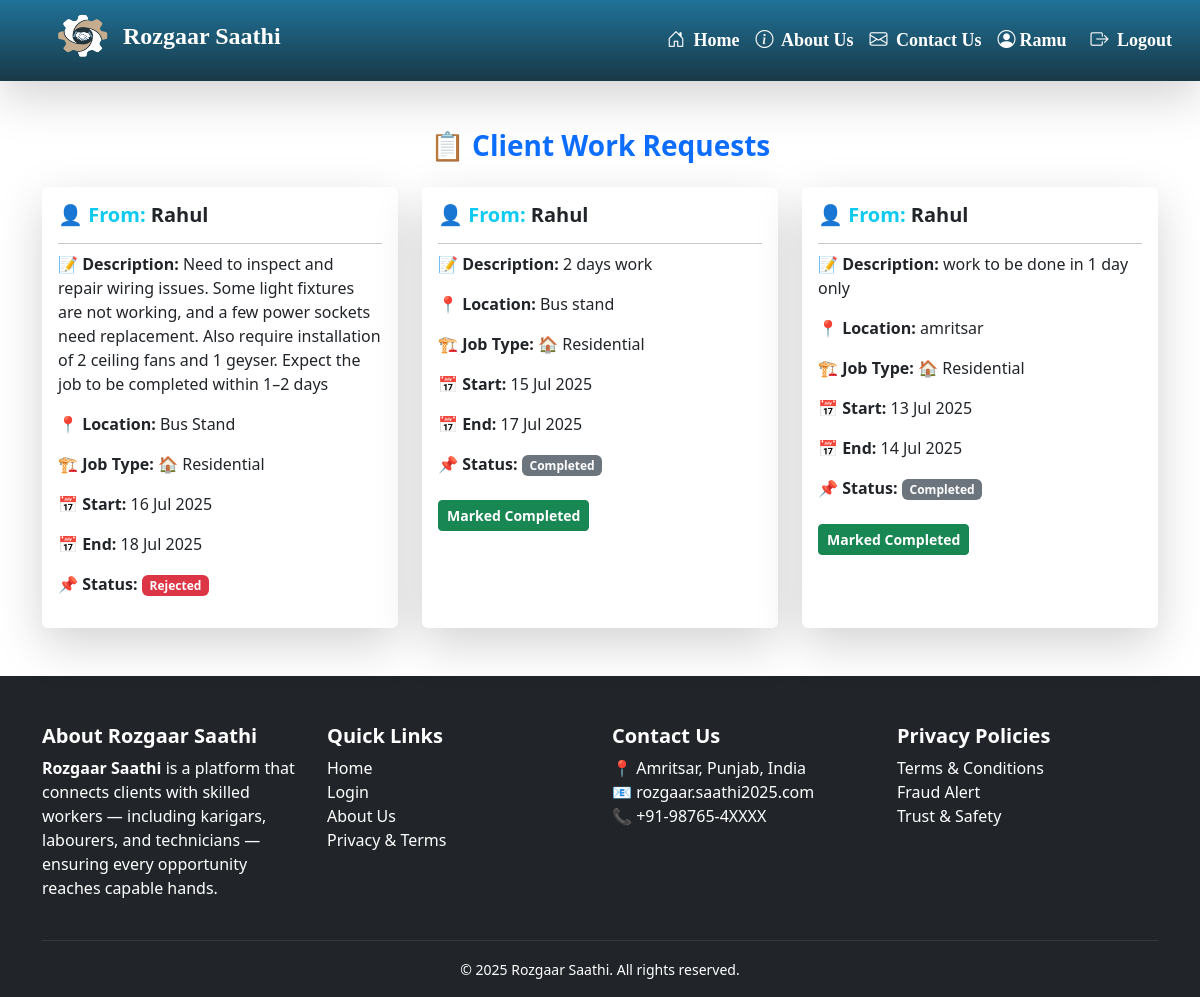
The page /hunarbaaz/requests/ (signed in) on the database its author committed.
### client/models.py (models this page shows, shortened)
class PostRequest(models.Model):
    client = models.ForeignKey(User, on_delete=models.CASCADE, related_name='sent_requests')
    hunarbaaz = models.ForeignKey('hunarbaaz.Hunarbaaz', on_delete=models.CASCADE, related_name='received_requests')
    job_description = models.TextField()
    location = models.CharField(max_length=100)
    start_date = models.DateField(help_text="Start date of the job",null=False,blank=True)
    end_date = models.DateField(help_text="Expected completion date",null=False,blank=True)
    JOB_TYPE_CHOICES = [
        ('residential', 'Residential'),
        ('commercial', 'Commercial'),
    ]
    job_type = models.CharField(max_length=20,choices=JOB_TYPE_CHOICES,default='residential',help_text="Type of job location")
    working_hours = models.PositiveIntegerField(
        null=True,
        blank=True,
        help_text="Estimated total working hours for this job"
    )
    is_accepted = models.BooleanField(null=True, blank=True)  # None = Pending, True = Accepted, False = Rejected
    is_completed = models.BooleanField(default=False)
    is_cancelled = models.BooleanField(default=False, help_text="Whether the client has cancelled the request")
    created_at = models.DateTimeField(auto_now_add=True)
    rating = models.IntegerField(
    validators=[MinValueValidator(1), MaxValueValidator(5)],
    null=True,
    blank=True,
    help_text="Client rating after completion (1 to 5)"
)
    review = models.TextField(null=True, blank=True, help_text="Optional client feedback")

### hunarbaaz/views.py (the view)
# urls.py: path('requests/', views.view_requests, name='view_requests'),
@login_required
def view_requests(request):
    try:
        profile = Hunarbaaz.objects.get(user=request.user)
    except Hunarbaaz.DoesNotExist:
        return redirect('hunarbaaz:edit_profile')
    requests = PostRequest.objects.filter(
        hunarbaaz=profile,
        is_cancelled=False  # This line excludes cancelled ones
    ).order_by('-created_at')
    return render(request, 'hunarbaaz/view_requests.html', {
        'client_requests': requests
    })

### hunarbaaz/templates/hunarbaaz/view_requests.html (shortened to what this page needs)
{% extends 'base/base.html' %}
{% block content %}
  <div class="container mt-5 mb-5">
    <h3 class="mb-4 text-center text-primary fw-bold">📋 Client Work Requests</h3>
    {% if client_requests %}
      <div class="row g-4">
        {% for req in client_requests %}
          <div class="col-md-4">
            <div class="card shadow-lg border-0 h-100">
              <div class="card-body">
                <h5 class="card-title text-info fw-semibold">👤 From: <span class="text-dark">{{ req.client.username }}</span></h5>
                <hr class="mb-2" />
                <p>
                  <strong>📝 Description:</strong> {{ req.job_description }}
                </p>
                <p>
                  <strong>📍 Location:</strong> {{ req.location }}
                </p>
                <p>
                  <strong>🏗️ Job Type:</strong>
                  {% if req.job_type == 'residential' %}
                    🏠 Residential
                  {% elif req.job_type == 'commercial' %}
                    🏢 Commercial
                  {% else %}
                    -
                  {% endif %}
                </p>
                <p>
                  <strong>📅 Start:</strong> {{ req.start_date|date:'d M Y' }}
                </p>
                <p>
                  <strong>📅 End:</strong> {{ req.end_date|date:'d M Y' }}
                </p>
                <p>
                  <strong>📌 Status:</strong>
                  {% if req.is_cancelled %}
                    <span class="badge bg-danger">Cancelled</span>
                  {% elif req.is_completed %}
                    <span class="badge bg-secondary">Completed</span>
                  {% elif req.is_accepted == True %}
                    <span class="badge bg-success">Accepted</span>
                  {% elif req.is_accepted == False %}
                    <span class="badge bg-danger">Rejected</span>
                  {% else %}
                    <span class="badge bg-warning text-dark">Pending</span>
                  {% endif %}
                </p>
                <div class="mt-3">
                  {% if req.is_accepted and not req.is_completed and not req.is_cancelled %}
                    <a href="{% url 'hunarbaaz:mark_completed' req.id %}" class="btn btn-success btn-sm mt-2">Mark as Completed</a>
                  {% elif req.is_completed %}
                    <span class="btn btn-success fw-bold btn-sm mt-2" disabled>Marked Completed</span>
                  {% endif %}
                </div>
              </div>
            </div>
          </div>
        {% endfor %}
      </div>
    {% else %}
      <div class="alert alert-info text-center mt-4">No work requests received yet.</div>
    {% endif %}
  </div>
{% endblock %}

### base/templates/base/base.html (shortened to what this page needs)
{% load static %}
<!DOCTYPE html>
<html lang="en">
<head>
    <link href="https://cdn.jsdelivr.net/npm/bootstrap@5.3.0/dist/css/bootstrap.min.css" rel="stylesheet">
<link rel="stylesheet" href="https://cdnjs.cloudflare.com/ajax/libs/font-awesome/6.5.0/css/all.min.css">
<link href="https://cdn.jsdelivr.net/npm/bootstrap-icons@1.10.5/font/bootstrap-icons.css" rel="stylesheet">
<link rel="stylesheet" href="{% static 'base/css/style.css' %}">
<link rel="stylesheet" href="{% static 'base/css/login.css' %}">
<link href="https://cdn.jsdelivr.net/npm/aos@2.3.4/dist/aos.css" rel="stylesheet">
</head>
<body>
<nav class="navbar navbar-expand-lg navbar-dark shadow-lg">
  <div class="container-fluid" id="navbar-cont">
    <a class="navbar-brand fw-bold fs-4 d-flex align-items-center" href="{% url 'home' %}">
      <img src="{% static 'base/images/logo.png' %}" style="height: 55px; width: 65px;" class="me-2">
      <span class="text-white">Rozgaar Saathi</span>
    </a>
    <div class="collapse navbar-collapse justify-content-end" id="navbarNav">
      <ul class="navbar-nav align-items-center">
        <li class="nav-item">
          <a class="nav-link nav-anim" href="{% url 'home' %}">
            <i class="bi bi-house-door me-1"></i> Home
          </a>
        </li>
        <li class="nav-item">
          <a class="nav-link nav-anim" href="{% url 'about' %}">
            <i class="bi bi-info-circle me-1"></i> About Us
          </a>
        </li>
        <li class="nav-item">
          <a class="nav-link nav-anim" href="{% url 'reviews:contact_review' %}">
            <i class="bi bi-envelope me-1"></i> Contact Us
          </a>
        </li>
        {% if user.is_authenticated %}
          {% if user.clientprofile %}
          <li class="nav-item">
              <a class="nav-link nav-anim" href="{% url 'client:all_profiles' %}">
                <i class="bi bi-people me-1"></i> Browse Hunarbaaz
              </a>
            </li>
            <li class="nav-item">
              <a class="nav-link nav-anim" href="{% url 'client:client_dashboard' %}">
               <i class="bi bi-person-circle me-1"></i> {{ user.username }}
              </a>
            </li>
          {% elif user.hunarbaaz %}
            <li class="nav-item">
              <a class="nav-link nav-anim" href="{% url 'hunarbaaz:hunarbaaz_dashboard' %}">
                <i class="bi bi-person-circle me-1"></i>{{ user.username }}
              </a>
            </li>
          {% endif %}
          <li class="nav-item">
            <form method="post" action="{% url 'logout' %}" class="d-inline">
              <button type="submit" class="btn nav-link nav-anim ms-2">
                <i class="bi bi-box-arrow-right me-1"></i> Logout
              </button>
            </form>
          </li>
        {% else %}
          <li class="nav-item">
            <a class="nav-link nav-anim" href="{% url 'login' %}">
              <i class="bi bi-box-arrow-in-right me-1"></i> Login / Register
            </a>
          </li>
        {% endif %}
      </ul>
    </div>
  </div>
</nav>
{% block content %}{% endblock %}
<footer class="bg-dark text-white pt-5">
  <div class="container">
    <div class="row gy-4">
      <div class="col-md-3 col-sm-6">
        <h5 class="fw-bold">About Rozgaar Saathi</h5>
        <p>
          <strong>Rozgaar Saathi</strong> is a platform that connects clients with skilled workers — including karigars, labourers, and technicians — ensuring every opportunity reaches capable hands.
        </p>
      </div>
      <div class="col-md-3 col-sm-6">
        <h5 class="fw-bold">Quick Links</h5>
        <ul class="list-unstyled">
          <li><a href="{% url 'home' %}" class="text-white text-decoration-none">Home</a></li>
          <li><a href="{% url 'login' %}" class="text-white text-decoration-none">Login</a></li>
          <li><a href="{% url 'about' %}" class="text-white text-decoration-none">About Us</a></li>
          <li><a href="{% url 'privacy_terms' %}" class="text-white text-decoration-none">Privacy & Terms</a></li>
        </ul>
      </div>
      <div class="col-md-3 col-sm-6">
        <h5 class="fw-bold">Contact Us</h5>
        <ul class="list-unstyled">
          <li>📍 Amritsar, Punjab, India</li>
          <li>📧 rozgaar.saathi2025.com</li>
          <li>📞 +91-98765-4XXXX</li>
        </ul>
      </div>
      <div class="col-md-3 col-sm-6">
        <h5 class="fw-bold">Privacy Policies</h5>
        <ul class="list-unstyled">
          <li>Terms & Conditions</li>
          <li>Fraud Alert</li>
          <li>Trust & Safety</li>
        </ul>
      </div>
    </div>
    <hr class="border-secondary mt-4">
    <div class="text-center pb-3">
      <small>&copy; 2025 Rozgaar Saathi. All rights reserved.</small>
    </div>
  </div>
</footer>
</html>

### base/static/base/css/style.css (style rules this page uses)
body { background-color: white; }
ul { z-index: 9999; }
.navbar { background: linear-gradient(to top, #183947, #207298); backdrop-filter: blur(10px); transition: background 0.3s ease-in-out; font-family: chiller; }
.navbar-brand { width: 410px; padding: 0 0 10px 10px; }
#navbarNav { background: none; width: auto; z-index: 9999; position: relative; }
#navbar-cont { padding: 0 20px 0 40px; z-index: 999; }
.navbar-collapse { z-index: 9999; background-color: #212529; }
.navbar-nav .nav-link { font-size: 18px; font-weight: bold; background: none; transition: all 0.3s ease; position: relative; color: white; border-radius: 8px; padding: 8px 16px; display: inline-block; }
.navbar-nav .nav-link::after, .nav-link::after { display: none !important; }

### rows shown on the page
PostRequest: client.username "Rahul", job_description "Need to inspect and repair wiring issues. Some light fixtures are not working, and a few power sockets need replacement. Also require installation of 2 ceiling fans and 1 geyser. Expect the job to be completed within 1–2 days", location "Bus Stand", job_type "🏠 Residential", start_date "16 Jul 2025", end_date "18 Jul 2025", is_cancelled "Rejected"
PostRequest: client.username "Rahul", job_description "2 days work", location "Bus stand", job_type "🏠 Residential", start_date "15 Jul 2025", end_date "17 Jul 2025", is_cancelled "Completed", is_accepted "Marked Completed"
PostRequest: client.username "Rahul", job_description "work to be done in 1 day only", location "amritsar", job_type "🏠 Residential", start_date "13 Jul 2025", end_date "14 Jul 2025", is_cancelled "Completed", is_accepted "Marked Completed"

### other values the page prints
{{ user.username }} "Ramu"
